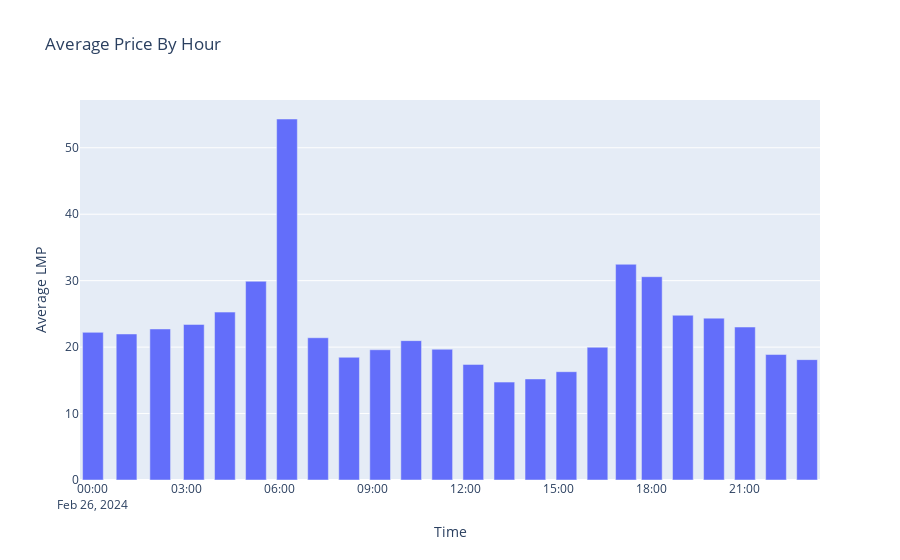

Notebook code cell kept with this figure:
### Markdown cell above
## Average price in one-hour chunks

### Code cell
import numpy as np
import pandas as pd


def get_data_averaged_by_hour(data_by_location, column_to_average):
    data_averaged_by_hour = [];
    num_chunks = len(data_by_location) / 12 # 12 represents number of 5 minute chunks in an hour, our intervals in data
    for chunk in np.array_split(data_by_location, num_chunks):
        data_averaged_by_hour.append([chunk["Time"].iloc[0], chunk.loc[:, column_to_average].mean()])
    return data_averaged_by_hour
    
def show_chart(data, x_col, y_col, chart_title):
    data_df = pd.DataFrame(data, columns=[x_col, y_col])
    fig = px.bar(data_df, x=x_col, y=y_col, title=chart_title)
    fig.show()

price_data_averaged_by_hour = get_data_averaged_by_hour(price_data_by_location, "LMP")
show_chart(price_data_averaged_by_hour, "Time", "Average LMP", "Average Price By Hour")

### Figure 1 — Plotly figure (JSON) as saved in the notebook; plotly's stock layout.template omitted (floating-point values rounded to 4 significant figures)
{"data": [{"alignmentgroup": "True", "hovertemplate": "Time=%{x}<br>Average LMP=%{y}<extra></extra>", "legendgroup": "", "marker": {"color": "#636efa", "pattern": {"shape": ""}}, "name": "", "offsetgroup": "", "orientation": "v", "showlegend": false, "textposition": "auto", "type": "bar", "x": ["2024-02-26T00:00:00-05:00", "2024-02-26T01:05:00-05:00", "2024-02-26T02:10:00-05:00", "2024-02-26T03:15:00-05:00", "2024-02-26T04:15:00-05:00", "2024-02-26T05:15:00-05:00", "2024-02-26T06:15:00-05:00", "2024-02-26T07:15:00-05:00", "2024-02-26T08:15:00-05:00", "2024-02-26T09:15:00-05:00", "2024-02-26T10:15:00-05:00", "2024-02-26T11:15:00-05:00", "2024-02-26T12:15:00-05:00", "2024-02-26T13:15:00-05:00", "2024-02-26T14:15:00-05:00", "2024-02-26T15:15:00-05:00", "2024-02-26T16:15:00-05:00", "2024-02-26T17:10:00-05:00", "2024-02-26T18:00:00-05:00", "2024-02-26T19:00:00-05:00", "2024-02-26T20:00:00-05:00", "2024-02-26T21:00:00-05:00", "2024-02-26T22:00:00-05:00", "2024-02-26T23:00:00-05:00"], "xaxis": "x", "y": [22.22, 21.98, 22.73, 23.41, 25.27, 29.91, 54.33, 21.41, 18.47, 19.6, 20.97, 19.68, 17.39, 14.73, 15.21, 16.3, 19.98, 32.47, 30.6, 24.8, 24.36, 23.02, 18.88, 18.11], "yaxis": "y"}], "layout": {"autosize": true, "barmode": "relative", "legend": {"tracegroupgap": 0}, "title": {"text": "Average Price By Hour"}, "xaxis": {"anchor": "y", "autorange": true, "domain": [0, 1], "range": ["2024-02-25 23:35", "2024-02-26 23:25"], "title": {"text": "Time"}, "type": "date"}, "yaxis": {"anchor": "x", "autorange": true, "domain": [0, 1], "range": [0, 57.19], "title": {"text": "Average LMP"}, "type": "linear"}}}
